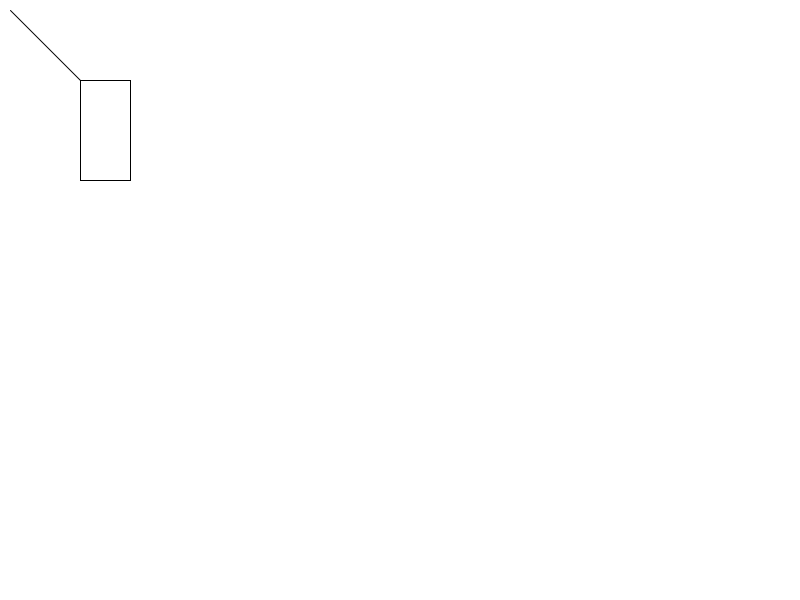
Frame 1 (no input)
Frame 60 (the mouse pressed at the canvas centre just before this capture): identical to frame 1, image omitted
Frame 120 (the mouse held since frame 60 and released just before this capture): identical to frame 1, image omitted

The Processing sketch that drew this single still picture (run headless with seeded random() and noise(); from frame 60 on, the mouse is pressed at the canvas centre):

// Processing sketch: s04e01PodstawoweKsztalty
// ── s04e01PodstawoweKsztalty.pde


void setup(){
  size( 800, 600 );
}

void draw(){
  
  background( 255 );
  line(10,10, 100, 100);
  rect(80,80, 50, 100);
  
}
